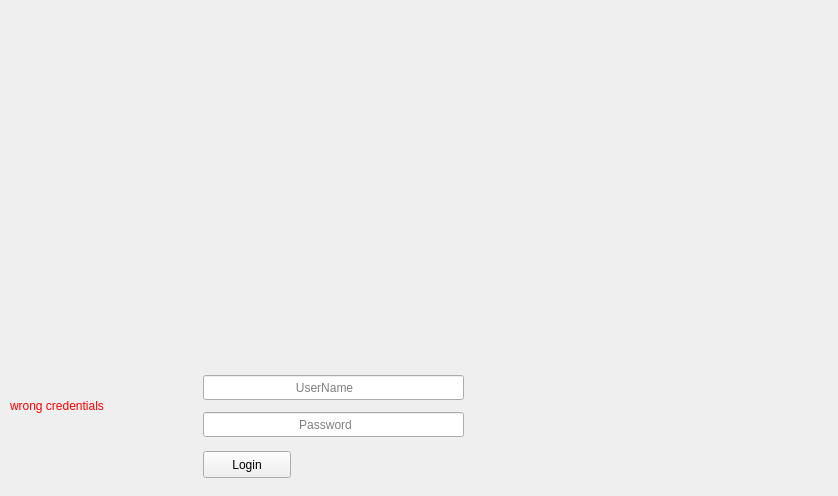
<?xml version="1.0" encoding="UTF-8"?>
<ui version="4.0">
 <class>Form</class>
 <widget class="QWidget" name="Form">
  <property name="geometry">
   <rect>
    <x>0</x>
    <y>0</y>
    <width>838</width>
    <height>496</height>
   </rect>
  </property>
  <property name="minimumSize">
   <size>
    <width>838</width>
    <height>496</height>
   </size>
  </property>
  <property name="maximumSize">
   <size>
    <width>838</width>
    <height>496</height>
   </size>
  </property>
  <property name="windowTitle">
   <string>Form</string>
  </property>
  <widget class="QLabel" name="background">
   <property name="geometry">
    <rect>
     <x>-10</x>
     <y>0</y>
     <width>850</width>
     <height>500</height>
    </rect>
   </property>
   <property name="minimumSize">
    <size>
     <width>850</width>
     <height>500</height>
    </size>
   </property>
   <property name="maximumSize">
    <size>
     <width>850</width>
     <height>500</height>
    </size>
   </property>
   <property name="text">
    <string/>
   </property>
   <property name="pixmap">
    <pixmap>asists/first login view.jpg</pixmap>
   </property>
   <property name="scaledContents">
    <bool>false</bool>
   </property>
  </widget>
  <widget class="QLineEdit" name="password_input">
   <property name="geometry">
    <rect>
     <x>203</x>
     <y>412</y>
     <width>261</width>
     <height>25</height>
    </rect>
   </property>
   <property name="echoMode">
    <enum>QLineEdit::Password</enum>
   </property>
   <property name="placeholderText">
    <string>                            Password</string>
   </property>
  </widget>
  <widget class="QLineEdit" name="username_input">
   <property name="geometry">
    <rect>
     <x>203</x>
     <y>375</y>
     <width>261</width>
     <height>25</height>
    </rect>
   </property>
   <property name="placeholderText">
    <string>                           UserName</string>
   </property>
  </widget>
  <widget class="QPushButton" name="login_button">
   <property name="geometry">
    <rect>
     <x>203</x>
     <y>451</y>
     <width>88</width>
     <height>27</height>
    </rect>
   </property>
   <property name="text">
    <string>Login</string>
   </property>
  </widget>
  <widget class="QLabel" name="label">
   <property name="geometry">
    <rect>
     <x>10</x>
     <y>340</y>
     <width>181</width>
     <height>131</height>
    </rect>
   </property>
   <property name="styleSheet">
    <string notr="true">color: rgb(255, 0, 0);</string>
   </property>
   <property name="text">
    <string>wrong credentials</string>
   </property>
  </widget>
 </widget>
 <resources/>
 <connections/>
</ui>
